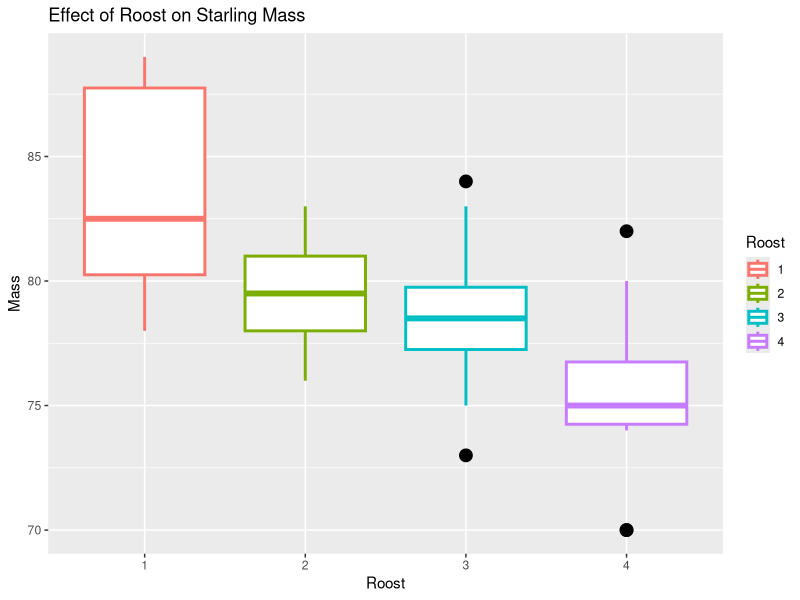
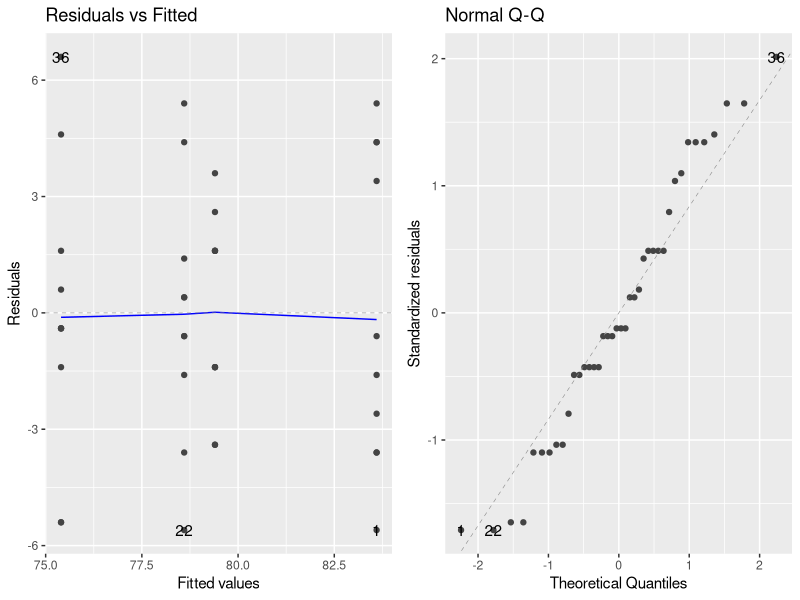

These figures' R source, in order: (Note: this script raises an error after producing the figures.)
setwd("/datascience/projects/statisticallyfit/github/R/RStatistics/STAT210 Statistical Modelling and Experimental Design/Chapter 4 - Multiple Linear Regression")


library(ggplot2)
options(digits=10, show.signif.stars = FALSE)



starlingData <- read.table("starling.txt", header=TRUE)
starlingData$Roost <- as.factor(starlingData$Roost)
head(starlingData)




# Means don't seem significantly diffrent, just between Roost 4 and 1, 
# and gradually lowering. 
# Between roost 1 and 2 and roost 1 and 3 doesn't seem significantly different. 
# Question of constant variance since variability in roost 1 is greater
# Outlier in roost 4 so should come up in residuals. 
# Distributions for 1 and 4 are skewed (positively)
ggplot(starlingData, aes(x=Roost, y = Mass, group=Roost, color=Roost)) + 
      geom_boxplot(outlier.colour = "black", outlier.size=4, lwd = 1) + 
      ggtitle("Effect of Roost on Starling Mass")


# Linea rmodel - base roost is 1
starling1.lm <- lm(Mass ~ Roost, data=starlingData)
summary(starling1.lm)
# Base mean-hat mass is Roost 1 (intercept) = 83.60 mass at roost 1 (REJECT H0)
# mean-hat mass at Roost 2 = roost2coef  + intercept = 83.6 - 4.20 = 79.4 (REJECT H0)
# mean-hat mass at roost 3 = roost3coef + intercept = 83.6 - 5 = 78.6 (REJECT H0)
# mean-hat mass at roost 4 = roost4coef + intercept = 83.60 - 8.20 = 75.40 (REJECT H0)

# Global F is significant so there is some difference in mean masses at each
# roost. 


# residuals plots
library(ggfortify)
# straight line is typical of four types of fitted vals for the 4 levels. 
autoplot(starling1.lm, which=1:2)
# constant variance - residuals seem centered evenly around yhat=0 line
# normal qq plot: seem to hug the line except outliers observations 36 and 22
shapiro.test(starling1.lm$residuals)


# Reset base level to Roost 3
starlingData3 <- starlingData
starlingData3$Roost <- relevel(starlingData$Roost, ref="3")
starling3.lm <- lm(Mass ~ Roost, data=starlingData3)
summary(starling3.lm)

# before: 
# intercept: MEANroost1
# B1 = MEANroost2 - MEANroost1
# B2 = MEANroost3 - MEANroost1
# B3 = Meanroost4 - Meanroost1

# Now: (with base 3)
# intercept: MEAN_HAT_roost3
# B1 = MEAN_HAT_roost1 - MEANroost3
# B2 = MEANroost2 - MEANroost3
# B3 = Meanroost4 - Meanroost3

# So extra information is: difference in means of roosts 2 and 4 with 3
# NO DIFF BETWEEN ROOST 2 and 3
# THERE IS SIG DIFF BETWEEN ROOST 3 and 4

# And: before had difference of roost 3 and 1 but now same but inversed sign since
# : roost1 - roost3


starling.nointercept.lm <- lm(Mass ~ Roost - 1, data=starlingData)

betaCI(starling.nointercept.lm)
# If not overlap between confints then we can be certain there is a significant
# difference between the means. But if there is a lot of overlap, then
# not much significant difference. 
# PREFER HYP TEST SINCE CONFINTS ARE MORE FUZZY. 
# GREAT DIFF BETWEEN 1 and 4 ROOSTs but not for 1,2,3
